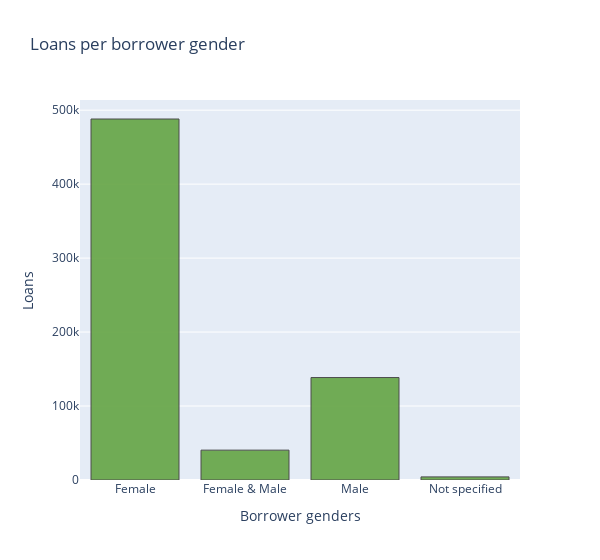

Notebook code cell kept with this figure:
### Code cell
kiva_loans_df["borrower_gen"] = "Not specified"
kiva_loans_df.loc[(kiva_loans_df.n_male !=0) & (kiva_loans_df.n_female ==0), "borrower_gen"] = "Male"
kiva_loans_df.loc[(kiva_loans_df.n_male ==0) & (kiva_loans_df.n_female !=0), "borrower_gen"] = "Female"
kiva_loans_df.loc[(kiva_loans_df.n_male !=0) & (kiva_loans_df.n_female !=0), "borrower_gen"] = "Female & Male"

df = kiva_loans_df.groupby("borrower_gen")["loan_amount"].count().reset_index()
df.columns = ["Borrower Gender", "Number of loans"]
df.sort_values(by="Number of loans", ascending=False)
trace = go.Bar(
    x = df["Borrower Gender"],y = df['Number of loans'],
    marker=dict(
                color=color_list[3],
                line=dict(
                    color=color_list[5],
                    width=1),
                opacity=0.9,
            ),
)
data = [trace]
    
layout = dict(title = 'Loans per borrower gender',
          xaxis = dict(title = 'Borrower genders', showticklabels=True), 
          yaxis = dict(title = 'Loans'),
          hovermode = 'closest',
          width=600
         )
fig = dict(data=data, layout=layout)
iplot(fig, filename='borrower-genders')

### Figure 1 — Plotly figure (JSON) as saved in the notebook; plotly's stock layout.template omitted (floating-point values rounded to 4 significant figures)
{"data": [{"marker": {"color": "#64a444", "line": {"color": "#3b3b3b", "width": 1}, "opacity": 0.9}, "type": "bar", "x": ["Female", "Female & Male", "Male", "Not specified"], "y": [488081, 40380, 138523, 4221]}], "layout": {"hovermode": "closest", "title": {"text": "Loans per borrower gender"}, "width": 600, "xaxis": {"showticklabels": true, "title": {"text": "Borrower genders"}}, "yaxis": {"title": {"text": "Loans"}}}}
